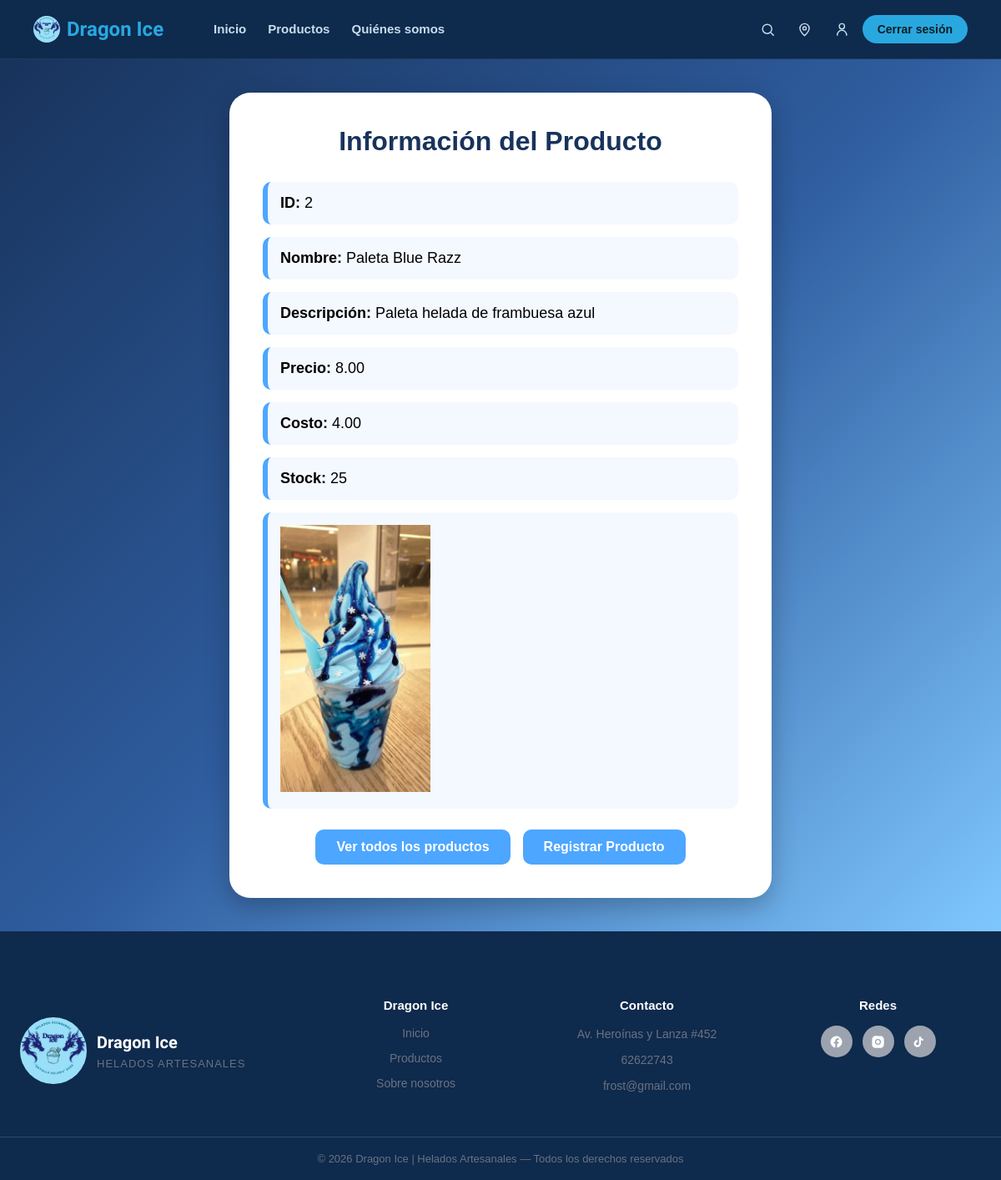
Screenshot of /producto/readproducto.php?id=2 (signed in) with the database file from the repository.
### tables this page shows
CREATE TABLE productos (
  id INT NOT NULL,
  nombre VARCHAR(80) NOT NULL,
  descripcion VARCHAR(150) NOT NULL,
  precio DECIMAL(10,2) NOT NULL,
  costo DECIMAL(10,2) NOT NULL,
  stock INT NOT NULL DEFAULT 0,
  imagen VARCHAR(200) NOT NULL,
  PRIMARY KEY (id)
);

### producto/readproducto.php (the view, shortened to what this page needs)
<?php
include("../conexion.php");
$id=isset($_GET['id'])?$_GET['id']:0;$resultado=$conexion->query("SELECT * FROM productos WHERE id='$id'");
?>
<!DOCTYPE html>
<html lang="es">
<head>
</head>
<body>
<?php include("../menu.php"); ?>
<main class="fondo-panel">
<div class="tarjeta"><h1> Información del Producto</h1><?php if($resultado->num_rows>0){$fila=$resultado->fetch_assoc();?><div class="dato"><strong>ID:</strong> <?php echo $fila['id'];?></div><div class="dato"><strong>Nombre:</strong> <?php echo $fila['nombre'];?></div><div class="dato"><strong>Descripción:</strong> <?php echo $fila['descripcion'];?></div><div class="dato"><strong>Precio:</strong> <?php echo $fila['precio'];?></div><div class="dato"><strong>Costo:</strong> <?php echo $fila['costo'];?></div><div class="dato"><strong>Stock:</strong> <?php echo $fila['stock'];?></div><div class="dato"><img src="../<?php echo $fila['imagen'];?>" width="180"></div><?php }else{?><div class="dato">Producto no encontrado.</div><?php }?><div class="botones"><a href="read.all.producto.php" class="boton">Ver todos los productos</a><a href="formularioproducto.php" class="boton">Registrar Producto</a></div></div>
</main>
<?php include("../paginaprincipal/piedepagina.php"); ?>
</body>
</html>

### producto/readproducto.php (style rules this page uses)
* { margin:0; padding:0; box-sizing:border-box; font-family:Arial, Helvetica, sans-serif; }
html, body { height:100%; }
body { display:flex; flex-direction:column; min-height:100vh; }
.fondo-panel { flex:1; background:linear-gradient(135deg,#18335c,#2f5d9f,#7fc7ff); padding:40px; display:flex; justify-content:center; align-items:center; }
.tarjeta { width:650px; background:white; padding:40px; border-radius:25px; box-shadow:0 10px 30px rgba(0,0,0,.25); }
h1 { text-align:center; color:#18335c; margin-bottom:30px; }
.dato { background:#f4f8ff; padding:15px; margin-bottom:15px; border-left:6px solid #4da6ff; border-radius:10px; font-size:18px; }
.botones { margin-top:25px; display:flex; justify-content:center; gap:15px; }
.boton { text-decoration:none; background:#4da6ff; color:white; padding:12px 25px; border-radius:10px; font-weight:bold; }

### menu.php (style rules this page uses)
:root { --fondo-1:#0b1f22; --fondo-2:#123338; --fondo-3:#1b4a52; --celeste:#63d4f2; --menta:#7be0c4; --blanco:#ffffff; --texto-suave:#c7ddec; }
* { margin:0; padding:0; box-sizing:border-box; }

### paginaprincipal/piedepagina.php (style rules this page uses)
:root { --azul-oscuro:#0e2a4d; --celeste:#29a8e0; --gris-texto:#6b7280; --gris-titulo:#374151; --gris-borde:#e5e7eb; }

### rows the page displays
productos: id "2", nombre "Paleta Blue Razz", descripcion "Paleta helada de frambuesa azul", precio "8.00", costo "4.00", stock "25", imagen (picture)
